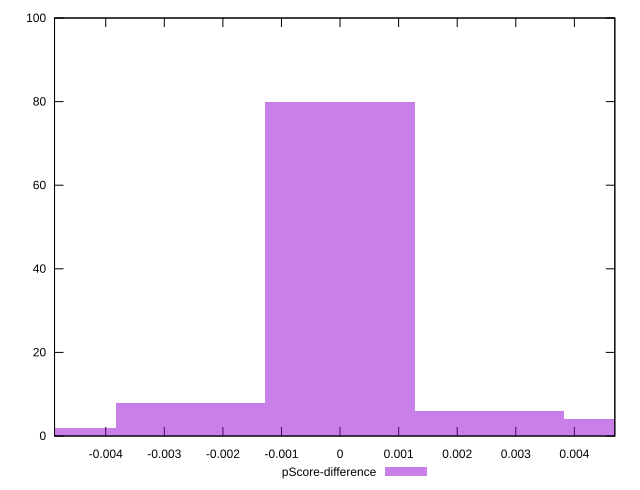

Generate this figure with gnuplot:
reset

$pScoreDifference <<EOF
0.0025469066189800255 6
0 80
-0.0025469066189800255 8
-0.005093813237960051 2
0.005093813237960051 4
EOF

set key outside below
set boxwidth 0.0025469066189800255
set xrange [-0.004873946527100825:0.004690428131407187]
set yrange [0:100]
set trange [0:100]
set style fill transparent solid 0.5 noborder
set terminal svg size 640, 490 enhanced background rgb 'white'
set output "report_0_00242021-02-20T12:25:28.543Z/estimated-input-latency/samples/pages/pScore-difference/histogram.svg"

plot $pScoreDifference title "pScore-difference" with boxes

reset
